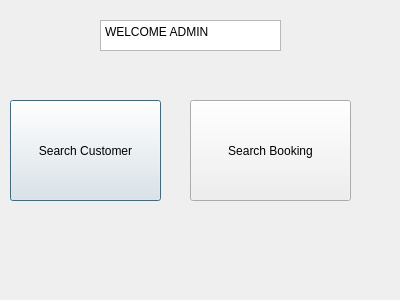
<?xml version="1.0" encoding="UTF-8"?>
<ui version="4.0">
 <class>adminview</class>
 <widget class="QDialog" name="adminview">
  <property name="geometry">
   <rect>
    <x>0</x>
    <y>0</y>
    <width>400</width>
    <height>300</height>
   </rect>
  </property>
  <property name="windowTitle">
   <string>Dialog</string>
  </property>
  <widget class="QPlainTextEdit" name="plainTextEdit">
   <property name="geometry">
    <rect>
     <x>100</x>
     <y>20</y>
     <width>181</width>
     <height>31</height>
    </rect>
   </property>
   <property name="plainText">
    <string>WELCOME ADMIN</string>
   </property>
  </widget>
  <widget class="QPushButton" name="pushButton">
   <property name="geometry">
    <rect>
     <x>10</x>
     <y>100</y>
     <width>151</width>
     <height>101</height>
    </rect>
   </property>
   <property name="text">
    <string>Search Customer</string>
   </property>
  </widget>
  <widget class="QPushButton" name="pushButton_booking">
   <property name="geometry">
    <rect>
     <x>190</x>
     <y>100</y>
     <width>161</width>
     <height>101</height>
    </rect>
   </property>
   <property name="text">
    <string>Search Booking</string>
   </property>
  </widget>
 </widget>
 <resources/>
 <connections/>
</ui>
